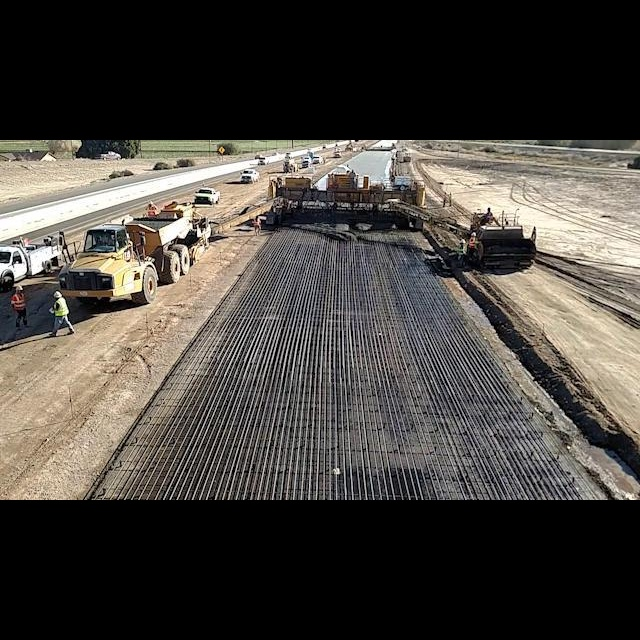
#> input picture construction_images/Sequence01_10__fliph.jpeg, 640 x 640 px, given in place of the camera
$ jupyter execute --allow-errors cam_feed_v1.ipynb
#> lines starting #> are read from the running program, lines starting #| are printed output that depends on the picture; after the words box and inside, x2 and y2 are one past the last pixel; in counts of white or black regions, pixels touching at a corner belong together
#> further down, frame is the input picture: shape (640, 640, 3); mean B, G, R 63.5, 68.8, 73
#> `top_bottom_padding=cv.copyMakeBorder(frame, top, bottom, 0, 0, cv.BORD..`:
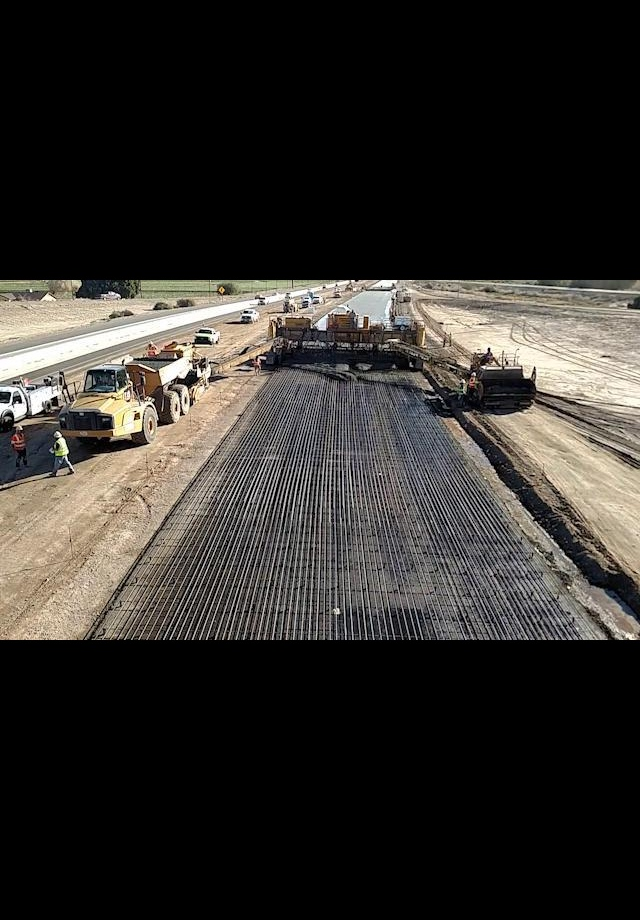
#> top_bottom_padding: shape (920, 640, 3); mean B, G, R 44.2, 47.9, 50.8
[cell 1]
import cv2 as cv
import os
import numpy as np
import time
import datetime

PATH_TO_VIDEO_STREAM = 'cv2/images'
os.makedirs(PATH_TO_VIDEO_STREAM)

[cell 2]
top = 140  # padding settings
bottom = top

#> (the rest of this cell did not finish here and is left out)

[cell 3]
import sys
import argparse
import cv2
import numpy as np


# On versions of L4T previous to L4T 28.1, flip-method=2
# Use the Jetson onboard camera# Open an external usb camera /dev/videoX
def open_camera_device(device_number):
    return cv2.VideoCapture(device_number)


def read_cam(video_capture):
    if video_capture.isOpened():
        windowName = "CannyDemo"
        cv2.namedWindow(windowName, cv2.WINDOW_NORMAL)
        cv2.resizeWindow(windowName,1280,720)
        cv2.moveWindow(windowName,0,0)
        cv2.setWindowTitle(windowName,"Canny Edge Detection")
        showWindow=3  # Show all stages
        showHelp = True
        font = cv2.FONT_HERSHEY_PLAIN
        helpText="'Esc' to Quit, '1' for Camera Feed, '2' for Canny Detection, '3' for All Stages. '4' to hide help"
        edgeThreshold=40
        showFullScreen = False
        while True:
            if cv2.getWindowProperty(windowName, 0) < 0: # Check to see if the user closed the window
                # This will fail if the user closed the window; Nasties get printed to the console
                break;
            ret_val, frame = video_capture.read();
            hsv=cv2.cvtColor(frame, cv2.COLOR_BGR2GRAY)
            blur=cv2.GaussianBlur(hsv,(7,7),1.5)
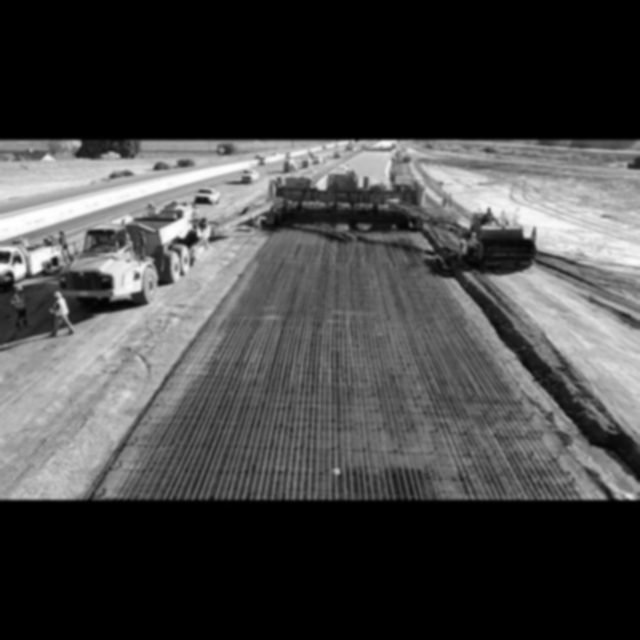
#> blur: shape (640, 640); min 0, max 255, mean 69.4
            edges=cv2.Canny(blur,0,edgeThreshold)
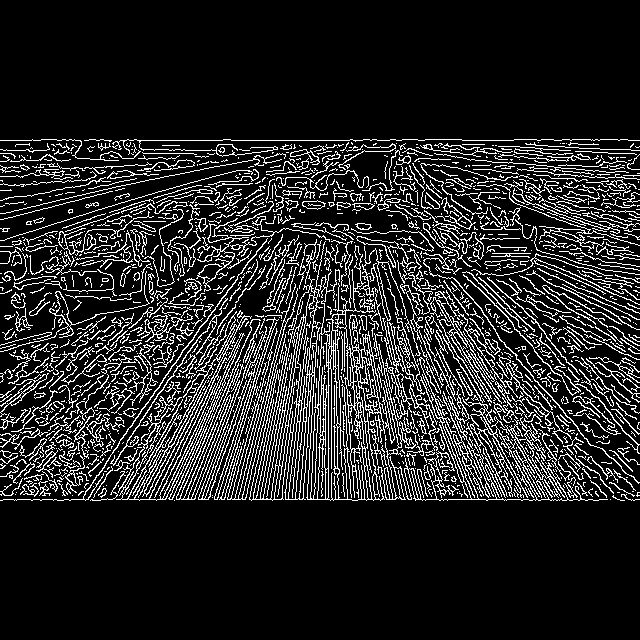
#> edges: shape (640, 640); 14.5% white in thin lines or dots, all inside (x1, y1, x2, y2) = (0, 139, 640, 501)
            if showWindow == 3:  # Need to show the 4 stages
                # Composite the 2x2 window
                # Feed from the camera is RGB, the others gray
                # To composite, convert gray images to color.
                # All images must be of the same type to display in a window
                frameRs=cv2.resize(frame, (640,360))
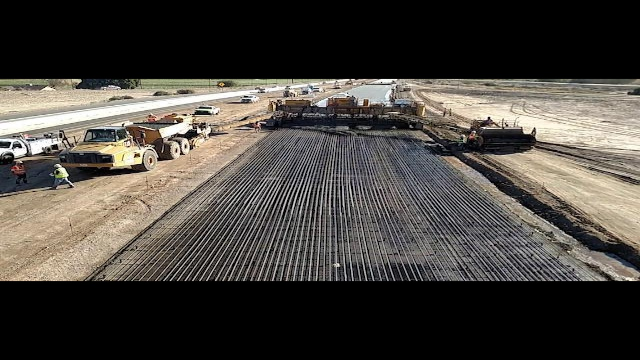
#> frameRs: shape (360, 640, 3); mean B, G, R 63.3, 68.6, 72.8
                hsvRs=cv2.resize(hsv,(640,360))
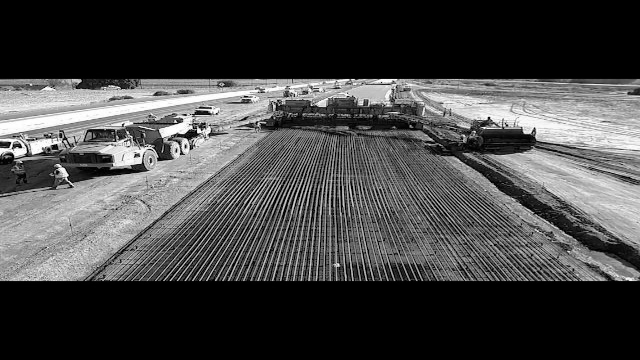
#> hsvRs: shape (360, 640); min 0, max 255, mean 69.3
                vidBuf = np.concatenate((frameRs, cv2.cvtColor(hsvRs,cv2.COLOR_GRAY2BGR)), axis=1)
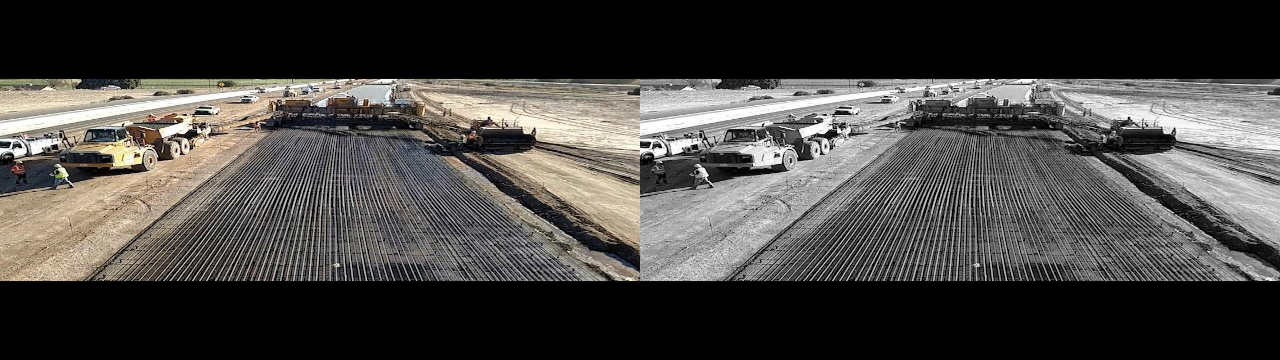
#> vidBuf: shape (360, 1280, 3); mean B, G, R 66.3, 68.9, 71
                blurRs=cv2.resize(blur,(640,360))
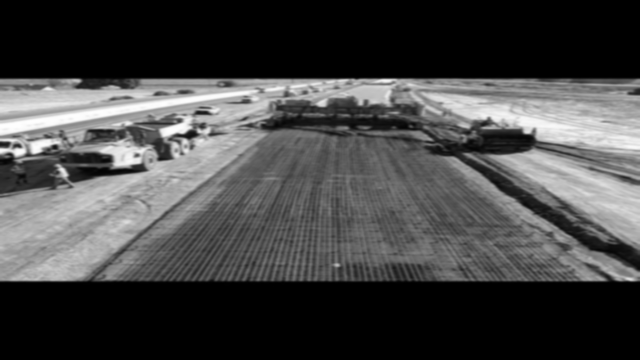
#> blurRs: shape (360, 640); min 0, max 254, mean 69.4
                edgesRs=cv2.resize(edges,(640,360))
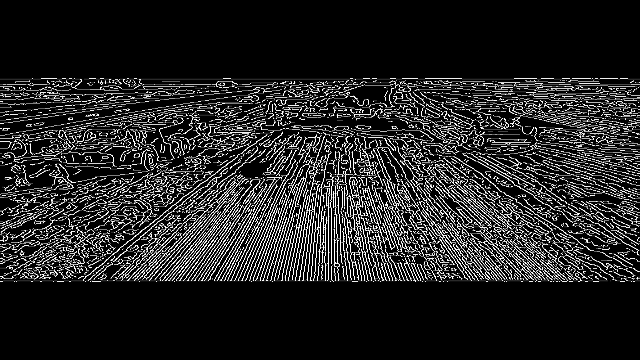
#> edgesRs: shape (360, 640); min 0, max 255, mean 36.9
                vidBuf1 = np.concatenate( (cv2.cvtColor(blurRs,cv2.COLOR_GRAY2BGR),cv2.cvtColor(edgesRs,cv2.COLOR_GRAY2BGR)), axis=1)
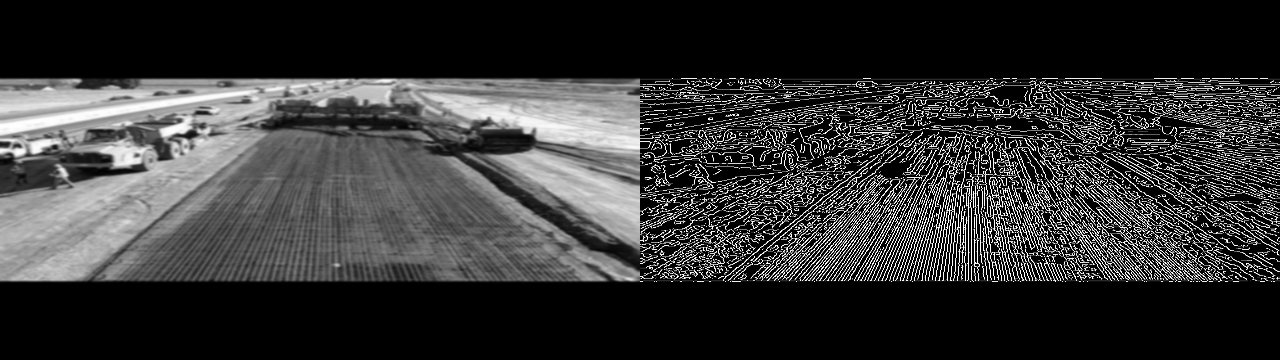
#> vidBuf1: shape (360, 1280, 3); min 0, max 255, mean 53.2
                vidBuf = np.concatenate( (vidBuf, vidBuf1), axis=0)
#> vidBuf: shape (720, 1280, 3)

            if showWindow==1: # Show Camera Frame
                displayBuf = frame
            elif showWindow == 2: # Show Canny Edge Detection
                displayBuf = edges
            elif showWindow == 3: # Show All Stages
                displayBuf = vidBuf

            if showHelp == True:
                cv2.putText(displayBuf, helpText, (11,20), font, 1.0, (32,32,32), 4, cv2.LINE_AA)
#> displayBuf: shape (720, 1280, 3); mean B, G, R 60, 61.3, 62.3
                cv2.putText(displayBuf, helpText, (10,20), font, 1.0, (240,240,240), 1, cv2.LINE_AA)
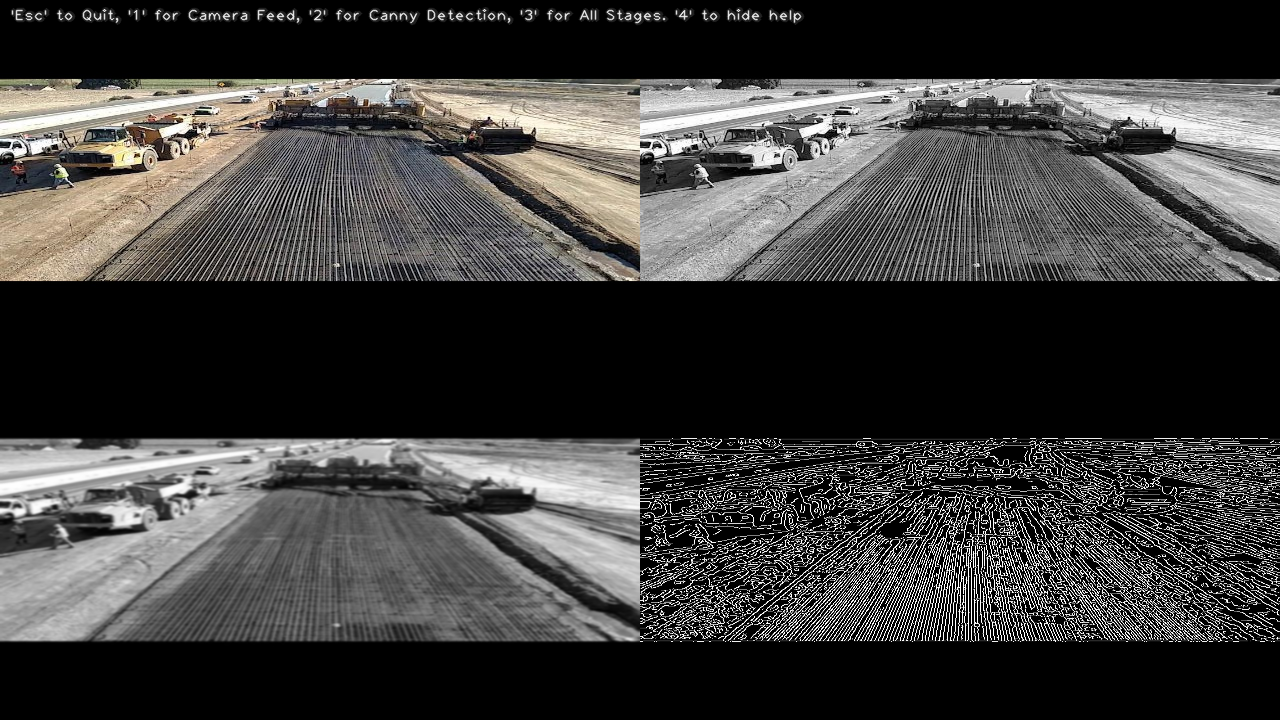
#> displayBuf: shape (720, 1280, 3); mean B, G, R 60.3, 61.6, 62.7
            cv2.imshow(windowName,displayBuf)
            key=cv2.waitKey(10)
#> (key q is pressed here)
            if key == 27: # Check for ESC key
                cv2.destroyAllWindows()
                break ;
            elif key==49: # 1 key, show frame
                cv2.setWindowTitle(windowName,"Camera Feed")
                showWindow=1
            elif key==50: # 2 key, show Canny
                cv2.setWindowTitle(windowName,"Canny Edge Detection")
                showWindow=2
            elif key==51: # 3 key, show Stages
                cv2.setWindowTitle(windowName,"Camera, Gray scale, Gaussian Blur, Canny Edge Detection")
                showWindow=3
            elif key==52: # 4 key, toggle help
                showHelp = not showHelp
            elif key==44: # , lower canny edge threshold
                edgeThreshold=max(0,edgeThreshold-1)
                print ('Canny Edge Threshold Maximum: ',edgeThreshold)
            elif key==46: # , raise canny edge threshold
                edgeThreshold=edgeThreshold+1
                print ('Canny Edge Threshold Maximum: ', edgeThreshold)
            elif key==74: # Toggle fullscreen; This is the F3 key on this particular keyboard
                # Toggle full screen mode
                if showFullScreen == False :
                    cv2.setWindowProperty(windowName, cv2.WND_PROP_FULLSCREEN, cv2.WINDOW_FULLSCREEN)
                else:
                    cv2.setWindowProperty(windowName, cv2.WND_PROP_FULLSCREEN, cv2.WINDOW_NORMAL)
                showFullScreen = not showFullScreen

    else:
     print ("camera open failed")

$ run again, on construction_images/Sequence01_35__fliph.jpeg
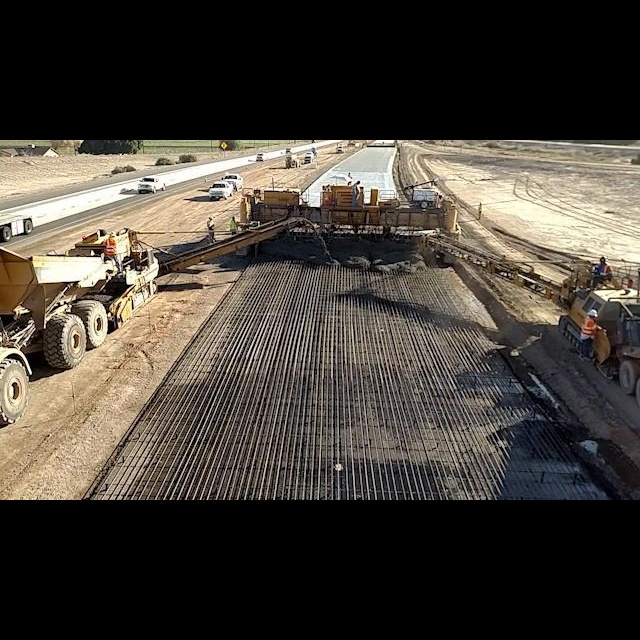
#> input picture construction_images/Sequence01_35__fliph.jpeg, 640 x 640 px, given in place of the camera
#> frame is the input picture: shape (640, 640, 3); mean B, G, R 57, 64.6, 70.6
#> in read_cam, `edges=cv2.Canny(blur,0,edgeThreshold)`:
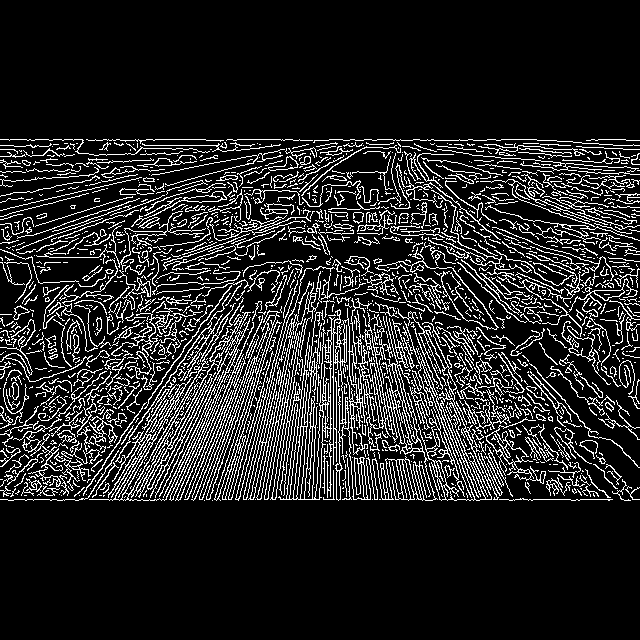
#> edges: shape (640, 640); 14.1% white in thin lines or dots, all inside (x1, y1, x2, y2) = (0, 139, 640, 501)
#> in read_cam, `cv2.putText(displayBuf, helpText, (10,20), font, 1.0, (240,240,240), 1..`:
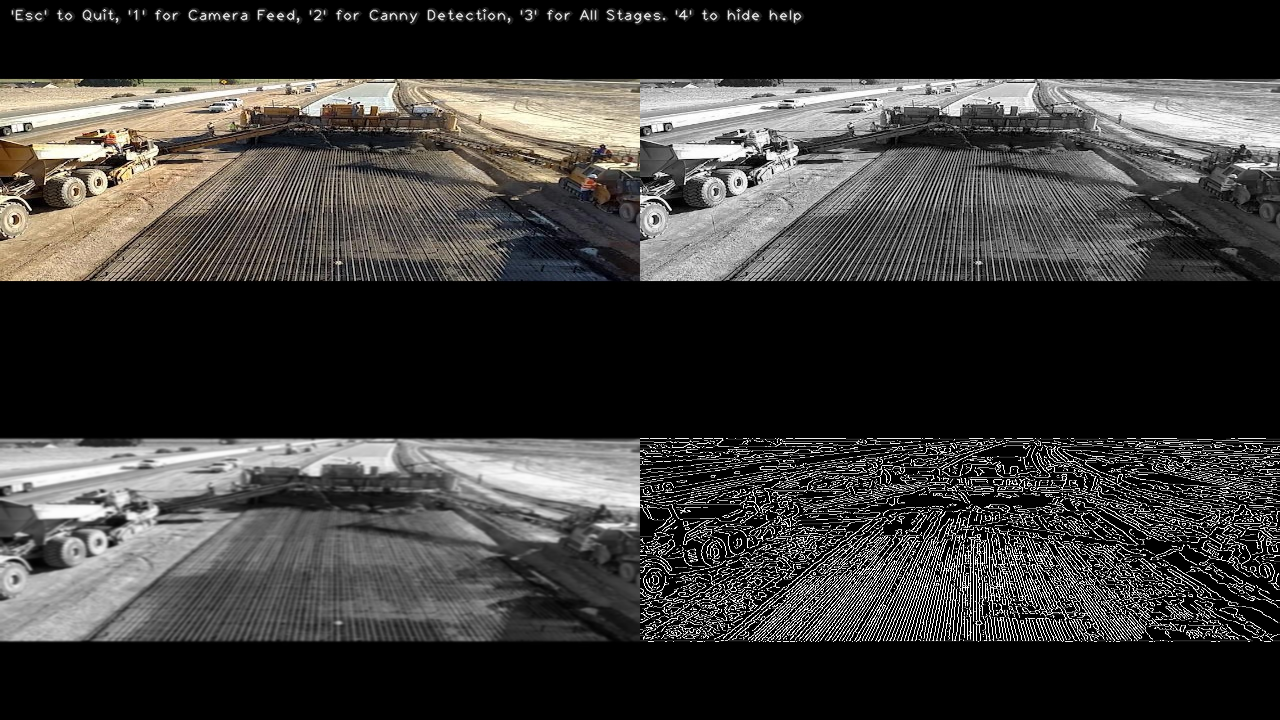
#> displayBuf: shape (720, 1280, 3); mean B, G, R 56.5, 58.4, 59.9

$ run again, on construction_images/Sequence02_77__fliph.jpeg
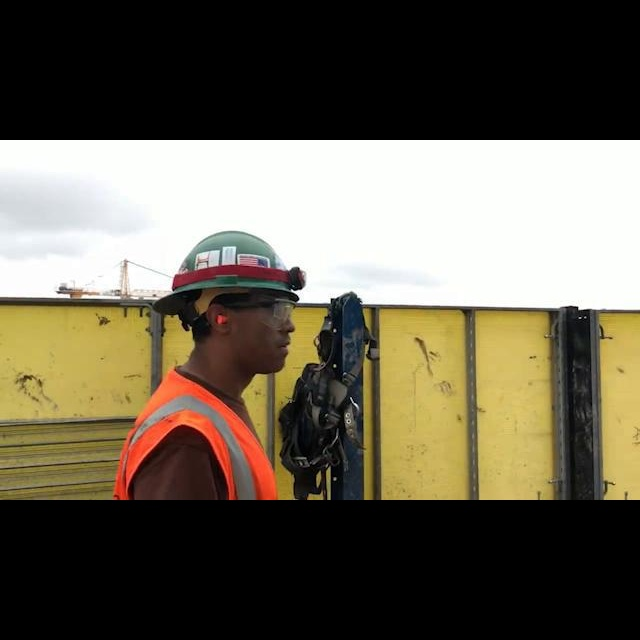
#> input picture construction_images/Sequence02_77__fliph.jpeg, 640 x 640 px, given in place of the camera
#> frame is the input picture: shape (640, 640, 3); mean B, G, R 80.7, 96.8, 103.6
#> edges: shape (640, 640); 3.6% white in thin lines or dots, all inside (x1, y1, x2, y2) = (0, 139, 640, 501)
#> in read_cam, `cv2.putText(displayBuf, helpText, (10,20), font, 1.0, (240,240,240), 1..`:
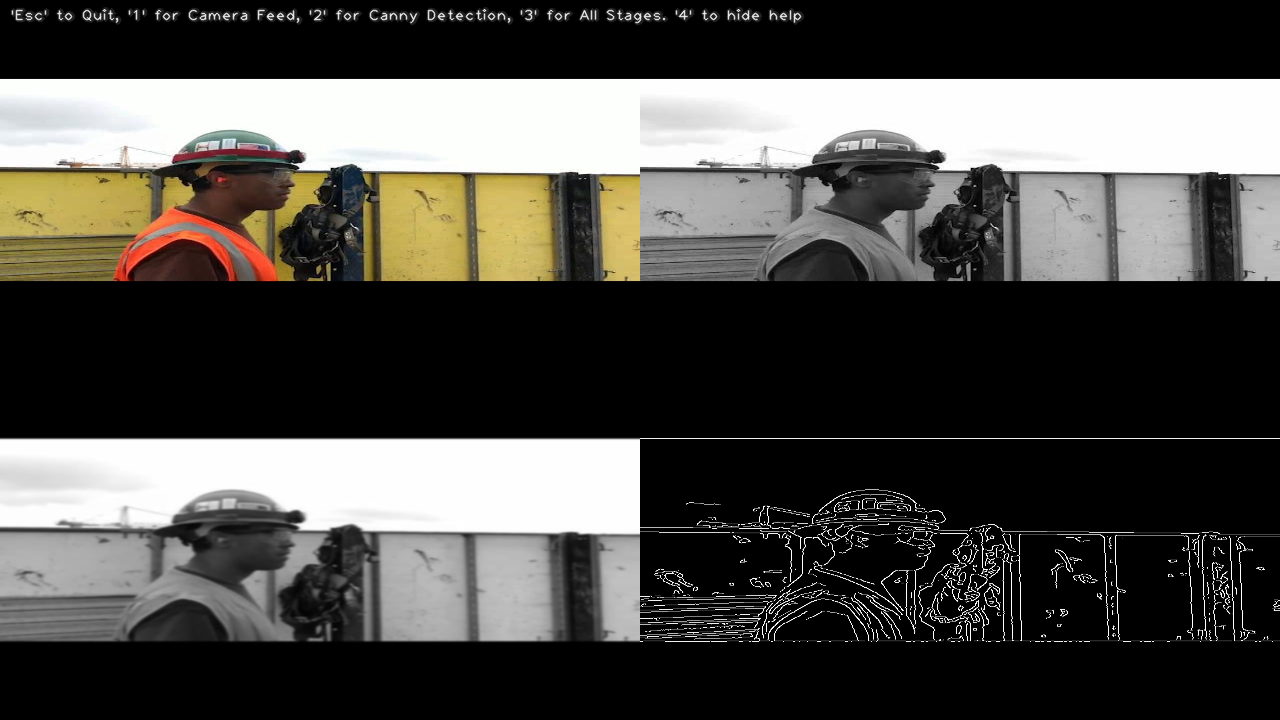
#> displayBuf: shape (720, 1280, 3); mean B, G, R 71.5, 75.5, 77.2
